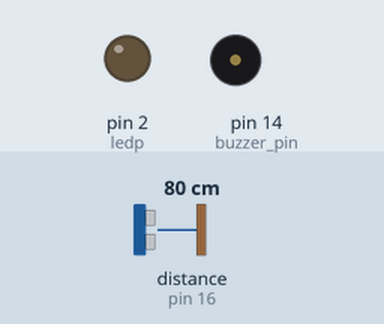
Simulated run of this sketch. Board: Arduino Uno, built with avr-gcc and run on an emulated ATmega328P. On the bench: output pins drawn as LEDs (lit = HIGH), buzzer (waves = sounding). Wiring (inferred from the names in the program): ultrasonic range finder: trigger pin 15; echo pin 16. The inputs (shaded band) are chosen by the test bench; at power-on: distance to the obstacle (sensor on pin 16) 80 cm. The echo pulse lasts 58.3 µs per cm; pins used as bus, display or sensor lines are not drawn.

Above: at 1.3 s.
1.4 s: distance to the obstacle (sensor on pin 16) set to 12 cm
2.9 s: distance to the obstacle (sensor on pin 16) set to 9 cm
At 4.17 s:
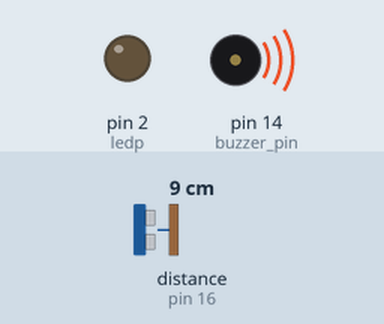
At 7.1 s:
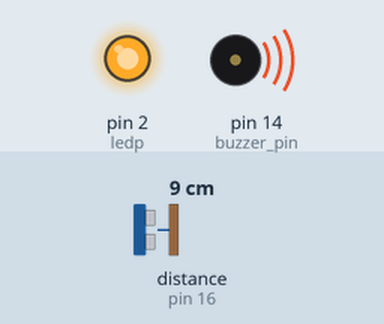
Timing chart, 0 to 11.9 s (numbered marks = the images above; inputs shaded):
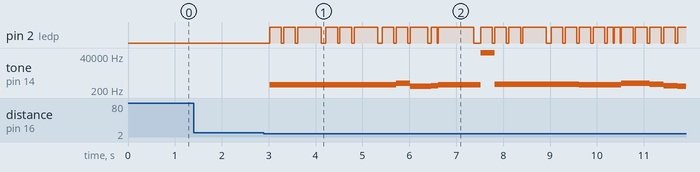

The sketch:

Buzzer-function_UNO_R3_.ino
```cpp
//中音NTF 0为空拍
#define NTF0 -1
#define NTF1 350
#define NTF2 393
#define NTF3 441
#define NTF4 495
#define NTF5 556
#define NTF6 624
#define NTF7 661

//高音NTFH
#define NTFH1 700
#define NTFH2 786
#define NTFH3 882
#define NTFH4 935
#define NTFH5 965
#define NTFH6 996
#define NTFH7 1023

//低音NTFL
#define NTFL1 175
#define NTFL2 196
#define NTFL3 221
#define NTFL4 234
#define NTFL5 262
#define NTFL6 294
#define NTFL7 330

//音符频率数组
int tune[]=
{
	NTF3,NTF3,NTF3,NTF3,NTF3,NTF3,
	NTF3,NTF5,NTF1,NTF2,NTF3,NTF0,
	NTF4,NTF4,NTF4,NTF4,NTF4,NTF3,NTF3,NTF3,NTF3,
	NTF5,NTF5,NTF4,NTF2,NTF1,NTF0,

	NTFL5,NTF3,NTF2,NTF1,NTFL5,NTF0,NTFL5,NTFL5,
	NTFL5,NTF3,NTF2,NTF1,NTFL6,NTF0,
	NTFL6,NTF4,NTF3,NTF2,NTFL7,NTF0,
	NTF5,NTF5,NTF4,NTF2,NTF3,NTF1,NTF0,

	NTFL5,NTF3,NTF2,NTF1,NTFL5,NTF0,
	NTFL5,NTF3,NTF2,NTF1,NTFL6,NTF0,NTFL6,
	NTFL6,NTF4,NTF3,NTF2,NTF5,NTF5,NTF5,NTF5,
	NTF6,NTF5,NTF4,NTF2,NTF1,NTF0
};
//音符节拍数组
float durt[]=
{
	0.5,0.5,1,0.5,0.5,1,
	0.5,0.5,0.75,0.25,1.5,0.5,
	0.5,0.5,1,0.5,0.5,0.5,0.5,0.25,0.25,
	0.5,0.5,0.5,0.5,1.5,0.5,

	0.5,0.5,0.5,0.5,1,0.5,0.25,0.25,
	0.5,0.5,0.5,0.5,1,1,
	0.5,0.5,0.5,0.5,1,1,
	0.5,0.5,0.5,0.5,1,0.75,0.25,

	0.5,0.5,0.5,0.5,1,1,
	0.5,0.5,0.5,0.5,1,0.5,0.5,
	0.5,0.5,0.5,0.5,0.5,0.5,0.5,0.5,
	0.5,0.5,0.5,0.5,0.75,0.25
};
const int TrigPin = 15;
const int EchoPin = 16;
float cm;
//定义蜂鸣器引脚，音符长度变量
int buzzer_pin = 14;
int length;
int ledp=2;


//setup函数，初始化引脚，计算长度
void setup()
{
	pinMode(buzzer_pin, OUTPUT);
	length = sizeof(tune)/sizeof(tune[0]);

pinMode(TrigPin, OUTPUT);
pinMode(EchoPin, INPUT);
pinMode(ledp, OUTPUT);
}

//loop函数
void loop()
{
  digitalWrite(14, LOW);

digitalWrite(TrigPin, LOW); //低高低电平发一个短时间脉冲去TrigPin
delayMicroseconds(2);
digitalWrite(TrigPin, HIGH);
delayMicroseconds(10);
digitalWrite(TrigPin, LOW);

cm = pulseIn(EchoPin, HIGH) / 58.0; //将回波时间换算成cm
cm = (int(cm * 100.0)) / 100.0; //保留两位小数
if (cm>=2 && cm<=10)
	//for循环演奏曲子
	for(int x=0;x<length;x++)
	{
		tone(buzzer_pin, tune[x]);
    digitalWrite(ledp,HIGH);
		delay(500*durt[x]);
    digitalWrite(ledp,LOW);
    delay(100*durt[x]);				//这里的500为控制每个音符的时长来定曲子的节奏
		noTone(buzzer_pin);
	}
	delay(500);								//开始下一轮循环的时间间隔
}
```

Measured:
- the behaviour switches between 11 and 10 cm on distance to the obstacle (sensor on pin 16) (found by bisection; images 0 and 1)
- after the input at 1.4 s, every drawn part: stays the same
- after the input at 2.9 s, tone on pin 14 (buzzer_pin): plays 441 Hz for 2.7 s, 556 Hz for 0.30 s, 350 Hz for 0.45 s, 393 Hz for 0.15 s, 441 Hz for 0.90 s, 65535 Hz for 0.30 s … (12 notes in this stretch), starting after 0.12 s
